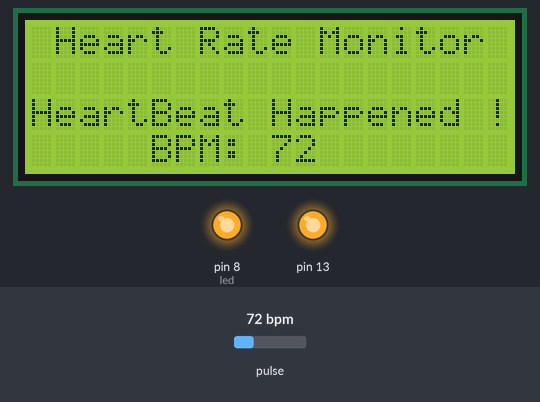
A sketch run on a simulated Arduino Uno, built with avr-gcc and run on an emulated ATmega328P. On the bench: 20×4 character LCD, output pins drawn as LEDs (lit = HIGH). Dashed ring = blinking. The test bench sets the inputs (shaded band); at power-on: pulse 72 bpm. Pins used as bus, display or sensor lines are not drawn; what the sketch prints to the serial monitor is not drawn.

Above: at 3.8 s.
3.9 s: pulse set to 52 bpm
At 6.8 s:
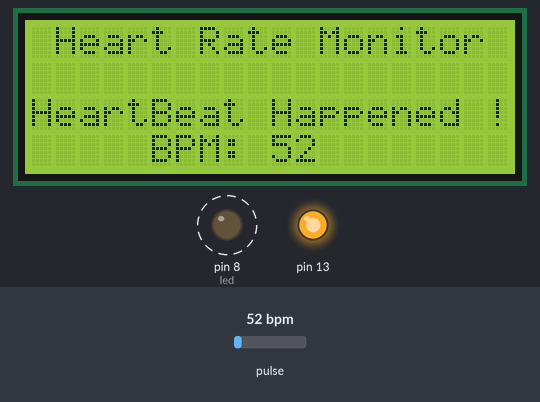
7.4 s: pulse set to 48 bpm
At 8.8 s:
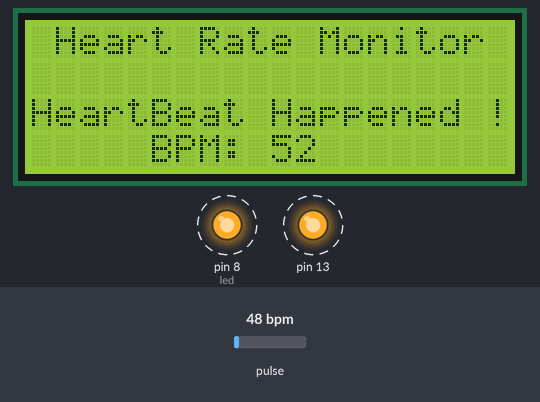
11.6 s: pulse set to 42 bpm
At 14.2 s:
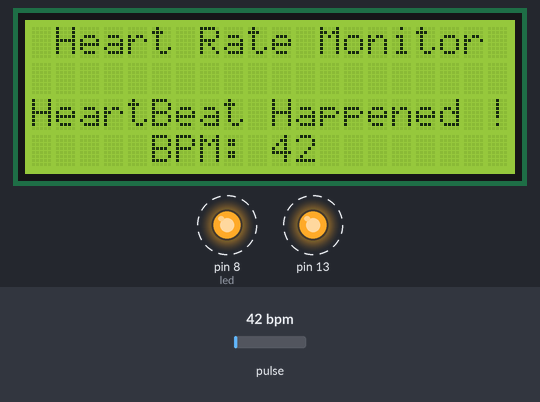
Timing chart, 0 to 20.9 s (numbered marks = the images above; inputs shaded):
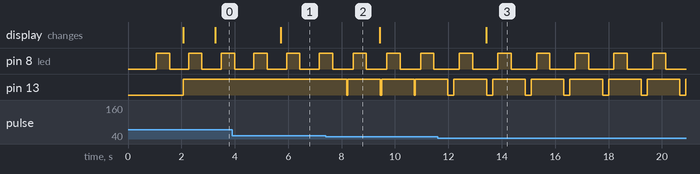

Measured:
- the behaviour switches between 50 and 49 bpm on pulse (found by bisection; images 1 and 2)
- after the input at 3.9 s, the display: changes after 1.8 s (image 1)
- after the input at 7.4 s, pin 13: alternates HIGH for 1.2 s and LOW for 0.04 s, starting after 0.79 s
- after the input at 11.6 s, the display: changes after 1.8 s (image 3)
- by itself, pin 8 (led): alternates HIGH for 0.50 s and LOW for 0.95 s

The sketch:

Rahul_Project.ino
```cpp
#define USE_ARDUINO_INTERRUPTS true // Set-up low-level interrupts for most acurate BPM math.
#include <PulseSensorPlayground.h> // Includes the PulseSensorPlayground Library.
#include<LiquidCrystal.h>
LiquidCrystal lcd(7, 6, 5, 4, 3, 2);

// Variables
const int buzzer = 6;
const int led = 8;
const int PulseWire = 0; // PulseSensor PURPLE WIRE connected to ANALOG PIN 0
const int LED13 = 13; // The on-board Arduino LED, close to PIN 13.
int Threshold = 550; // Determine which Signal to "count as a beat" and which to ignore.
// Use the "Gettting Started Project" to fine-tune Threshold Value beyond default setting.
// Otherwise leave the default "550" value.

PulseSensorPlayground pulseSensor; // Creates an instance of the PulseSensorPlayground object called "pulseSensor"
void setup() {

Serial.begin(9600); // For Serial Monitor
lcd.begin(20,4);
lcd.print("hello");

// Configure the PulseSensor object, by assigning our variables to it.
pulseSensor.analogInput(PulseWire);
pulseSensor.blinkOnPulse(LED13); //auto-magically blink Arduino's LED with heartbeat.
pulseSensor.setThreshold(Threshold);

// Double-check the "pulseSensor" object was created and "began" seeing a signal.
if (pulseSensor.begin()) {
Serial.println("We created a pulseSensor Object !"); //This prints one time at Arduino power-up, or on Arduino reset.
lcd.setCursor(0,0);
pinMode(buzzer,OUTPUT);
digitalWrite(buzzer, HIGH);
delay(500);
digitalWrite(buzzer, LOW);
delay(500);
pinMode(led, OUTPUT);
digitalWrite(led, HIGH);
delay(500);
digitalWrite(led, LOW);
delay(500);
lcd.print(" Heart Rate Monitor");

}
}

void loop() {

int myBPM = pulseSensor.getBeatsPerMinute(); // Calls function on our pulseSensor object that returns BPM as an "int".
// "myBPM" hold this BPM value now.
if (pulseSensor.sawStartOfBeat()) { // Constantly test to see if "a beat happened".
Serial.println("♥ A HeartBeat Happened ! "); // If test is "true", print a message "a heartbeat happened".
Serial.print("BPM: "); // Print phrase "BPM: "
Serial.println(myBPM); // Print the value inside of myBPM.
digitalWrite(buzzer, HIGH);
delay(100);
digitalWrite(buzzer, LOW);
delay(100);
digitalWrite(led, HIGH);
delay(500);
digitalWrite(led, LOW);
delay(500);
lcd.setCursor(0,2);
lcd.print("HeartBeat Happened !"); // If test is "true", print a message "a heartbeat happened".
lcd.setCursor(5,3);
lcd.print("BPM: "); // Print phrase "BPM: "
lcd.print(myBPM);
}
delay(20); // considered best practice in a simple sketch.
}
```
